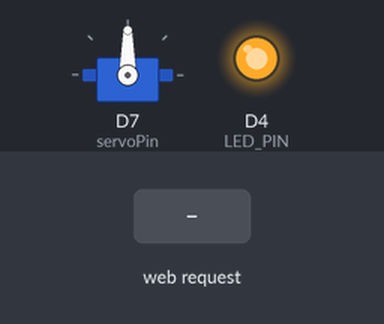
A sketch run on a simulated ESP8266 (NodeMCU). Shown: servo, output pins drawn as LEDs (lit = HIGH). The inputs (shaded band) are chosen by the test bench. What the sketch prints to the serial monitor is not drawn.

Above: at 1.2 s.
1.3 s: HTTP request GET /set?pos=1 received
At 2.5 s:
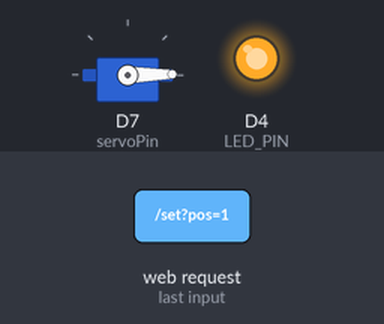
2.8 s: HTTP request GET /set?pos=120 received
At 3.6 s:
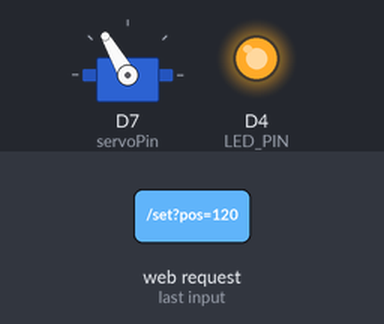
Timing chart, 0 to 5.8 s (numbered marks = the images above; inputs shaded):
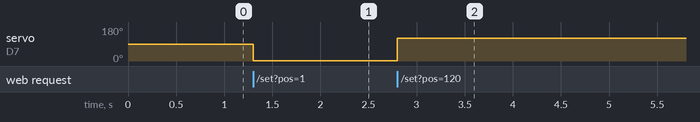

Measured:
- after the input at 1.3 s, servo on D7 (servoPin): 90° → 1° at once
- after the input at 2.8 s, servo on D7 (servoPin): 1° → 120° at once

The sketch:

Single-Servo-Controller.ino
```cpp
#include <ESP8266WiFi.h>
#include <ESP8266WebServer.h>
#include <Servo.h>

const char* ssid = "Mistero-Servo"; // You can change your wifi-name
const char* password = "MisteroV"; // You can change your password
Servo myServo;

ESP8266WebServer server(80);

int servoPin = D7;   // GPIO2
int servoPos = 0;
#define LED_PIN LED_BUILTIN

void handleRoot() {
  String html = R"rawliteral(
<!DOCTYPE html>
<html>
<head>
  <title>Mistero-Servo-Control</title>
  <style>
    body { font-family: Arial; text-align: center; margin-top: 50px; }
    button { font-size: 20px; padding: 15px 30px; margin: 10px; }
  </style>
</head>
<body>
  <h2>Servo Control</h2>
  <button onclick="fetch('/set?pos=120'); setTimeout(() => { fetch('/set?pos=90'); }, 400);">120°</button>   //Change the degree 120 to your convenience automatically it comes to 90 degree after turning on off the switch
  <button onclick="fetch('/set?pos=60'); setTimeout(() => { fetch('/set?pos=90'); }, 400);">60°</button>    // Change the degree 60 to your convenience automatically it comes to 90 degree after turning on off the switch
</body>
</html>
)rawliteral";

  server.send(200, "text/html", html);
}

void handleSet() {
  if (server.hasArg("pos")) {
    servoPos = server.arg("pos").toInt();
    servoPos = constrain(servoPos, 0, 180);
    myServo.write(servoPos);
    server.send(200, "text/plain", "Servo set to " + String(servoPos));
  } else {
    server.send(400, "text/plain", "Missing position");
  }
}

void setup() {
  Serial.begin(115200);
  pinMode(LED_PIN, OUTPUT);
  digitalWrite(LED_PIN, HIGH); // LED OFF (active LOW)  // Want to ON the onboard led just replace HIGH to LOW

  myServo.attach(servoPin, 500, 2500);
  myServo.write(90); // Initial position of servo, You can change at your convenience

  WiFi.softAP(ssid, password);
  IPAddress IP = WiFi.softAPIP();
  Serial.print("AP IP address: ");
  Serial.println(IP);

  server.on("/", handleRoot);
  server.on("/set", handleSet);
  server.begin();
  Serial.println("Web server started");
}

void loop() {
  server.handleClient();
}
```
